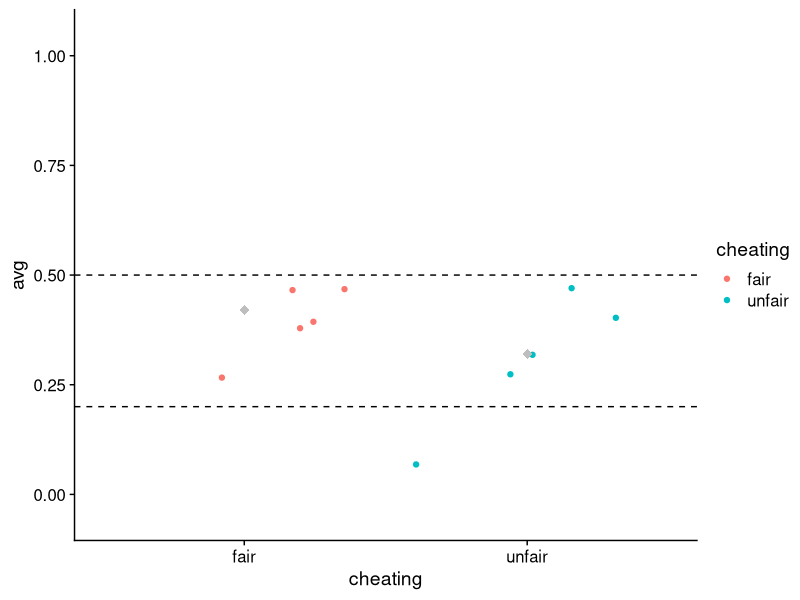
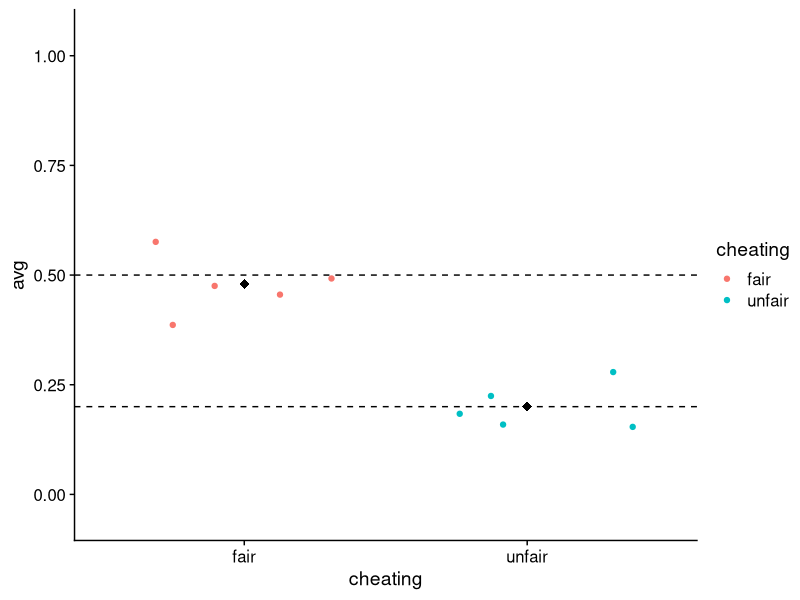
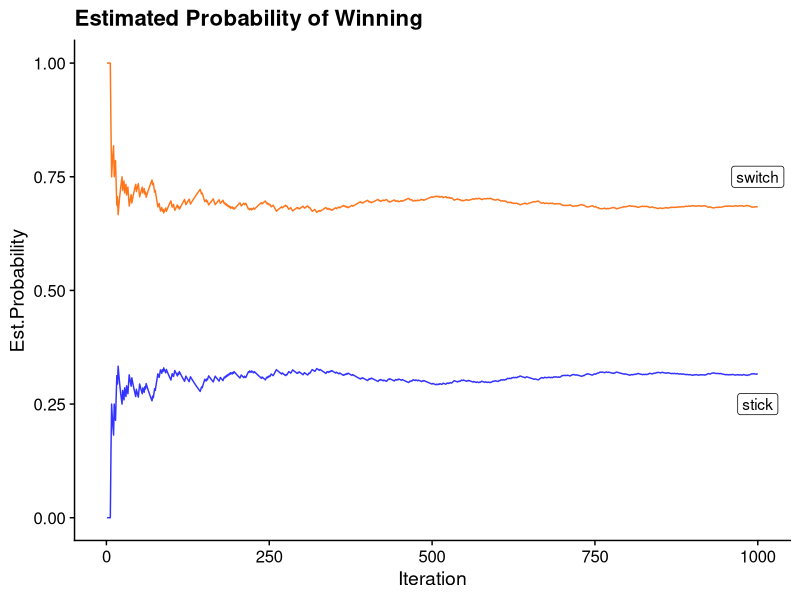

Source code (R) for these figures, in order:
## ---- chunk 1
#| echo: false
#| include: false
library(tidyverse)
library(cowplot)
## ---- chunk 2
# flip a coin
sample(x = c("H", "T"), size = 100, replace = T)
## ---- chunk 3
#| echo: true
#| output-location: column-fragment

rbinom(n = 5, size = 1, prob = .5)
## ---- chunk 4
#| echo: true
#| output-location: column-fragment

rbinom(n = 5, size = 1, prob = .5)
## ---- chunk 5
#| echo: true
#| output-location: column-fragment

#
set.seed(33)
rbinom(n = 5, size = 1, prob = .5)
## ---- chunk 6
#| echo: true
#| output-location: column-fragment

#
set.seed(33)
rbinom(n = 5, size = 1, prob = .5)
## ---- chunk 7
#| echo: true
#| output-location: column-fragment

rbinom(n = 5, size = 1, prob = .2)
## ---- chunk 8
#| echo: true
#| output-location: column-fragment

rbinom(n = 5, size = 1, prob = .2)
## ---- chunk 9
#| echo: true
#| output-location: column-fragment

rbinom(n = 10, size = 1, prob = .5)
## ---- chunk 10
#| echo: true
#| output-location: column-fragment

rbinom(n = 10, size = 1, prob = .5) |>
  mean()
## ---- chunk 11
#| echo: true
#| output-location: column-fragment

rbinom(n = 10, size = 1, prob = .5) |>
  mean()
## ---- chunk 12
#| echo: true
#| output-location: column-fragment

rbinom(n = 10, size = 1, prob = .2) |>
  mean()
## ---- chunk 13
#| echo: true
#| output-location: column-fragment

rbinom(n = 10, size = 1, prob = .2) |>
  mean()
## ---- chunk 14
#| echo: true
#| output-location: column-fragment

numFlips <- 10
numRounds <- 5

myFairTosses <- vector()

for (i in 1:numRounds) {
  myFairTosses[i] <- rbinom(n = numFlips, size = 1, prob = .5) |> mean()
}

myFairTosses
## ---- chunk 15
#| echo: true
#| output-location: column-fragment

myUnfairTosses <- vector()

for (i in 1:numRounds) {
  myUnfairTosses[i] <- rbinom(n = numFlips, size = 1, prob = .2) |> mean()
}

myUnfairTosses
## ---- chunk 16
#| echo: true
#| output-location: column-fragment

allFlips <- tibble(
  fair = myFairTosses,
  unfair = myUnfairTosses
) |>
  pivot_longer(
    cols = c("fair", "unfair"),
    names_to = "cheating",
    values_to = "avg"
  )

allFlips |> top_n(5)
## ---- chunk 17
#| echo: true
#| output-location: column-fragment
#| fig.alt: "Jittered points of the mean of each run of coin flips for fair and cheating conditions, with grey diamonds at the group means and dashed reference lines at the true probabilities of 0.5 and 0.2."

ggplot(allFlips, aes(x = cheating, y = avg, color = cheating)) +
  geom_jitter() +
  stat_summary(
    fun = mean,
    geom = "point",
    shape = 18,
    size = 3,
    color = "grey"
  ) +
  ylim(-0.05, 1.05) +
  geom_hline(yintercept = .5, linetype = "dashed") + # true mean fair
  geom_hline(yintercept = .2, linetype = "dashed") + # true mean unfair
  theme_cowplot()
## ---- chunk 18
#| echo: true
#| output-location: column-fragment
#| fig.alt: "Jittered points of the mean of five rounds of fifty coin flips for fair and unfair coins, with black diamonds at the group means and dashed lines at the true probabilities of 0.5 and 0.2."

numFlips <- 50
numRounds <- 5

myFairTosses <- vector()

for (i in 1:numRounds) {
  myFairTosses[i] <- rbinom(n = numFlips, size = 1, prob = .5) |> mean()
}

myUnfairTosses <- vector()

for (i in 1:numRounds) {
  myUnfairTosses[i] <- rbinom(n = numFlips, size = 1, prob = .2) |> mean()
}

tibble(
  fair = myFairTosses,
  unfair = myUnfairTosses
) |>
  pivot_longer(
    cols = c("fair", "unfair"),
    names_to = "cheating",
    values_to = "avg"
  ) |>
  ggplot(aes(x = cheating, y = avg, color = cheating)) +
  geom_jitter() +
  stat_summary(
    fun = mean,
    geom = "point",
    shape = 18,
    size = 3,
    color = "black"
  ) +
  ylim(-0.05, 1.05) +
  geom_hline(yintercept = .5, linetype = "dashed") + # true mean fair
  geom_hline(yintercept = .2, linetype = "dashed") + # true mean unfair
  theme_cowplot()
## ---- chunk 19
#| label: simulate monty
#| fig.alt: "Line plot of the estimated probability of winning the Monty Hall game against iteration number, with the switch strategy converging near two-thirds and the stick strategy near one-third, each labelled."
# number of times to repeat the experiment
iter <- 1000

# defining the doors
doors <- c("goat", "goat", "car")

# initialize dataframe to store the result per iteration
monte_hall <- function(iteration) {
  # iteration <- 10
  contestant_door <- sample(doors, size = iteration, replace = TRUE)

  i <- 1:iteration

  # stick_win which is equal to 1 if the contestant_door in current i is car, 0 otherwise.
  # switch_win which is equal to 0 if the contestant_door is equal to car, 1 otherwise.
  stick_win <- ifelse(contestant_door == "car", 1, 0)
  switch_win <- ifelse(contestant_door == "car", 0, 1)

  stick_prob <- cumsum(stick_win) / i
  switch_prob <- cumsum(switch_win) / i

  # store result in a tibble
  results <- tibble(
    i = i,
    contestant_door = contestant_door,
    stick_win = stick_win,
    switch_win = switch_win,
    stick_prob = stick_prob,
    switch_prob = switch_prob
  )

  return(results)
}

monte_hall_results <- monte_hall(iter)

ggplot(monte_hall_results, mapping = aes(x = i, y = stick_prob)) +
  geom_line(color = "#3333ff") +
  geom_line(aes(y = switch_prob), color = "#ff751a") +
  ylab("Est.Probability") +
  xlab("Iteration") +
  geom_label(
    data = tibble(
      label = c("switch", "stick"),
      i = c(iter, iter),
      stick_prob = c(0.75, 0.25)
    ),
    aes(label = label),
    show.legend = FALSE
  ) +
  ggtitle("Estimated Probability of Winning") +
  theme_cowplot()
